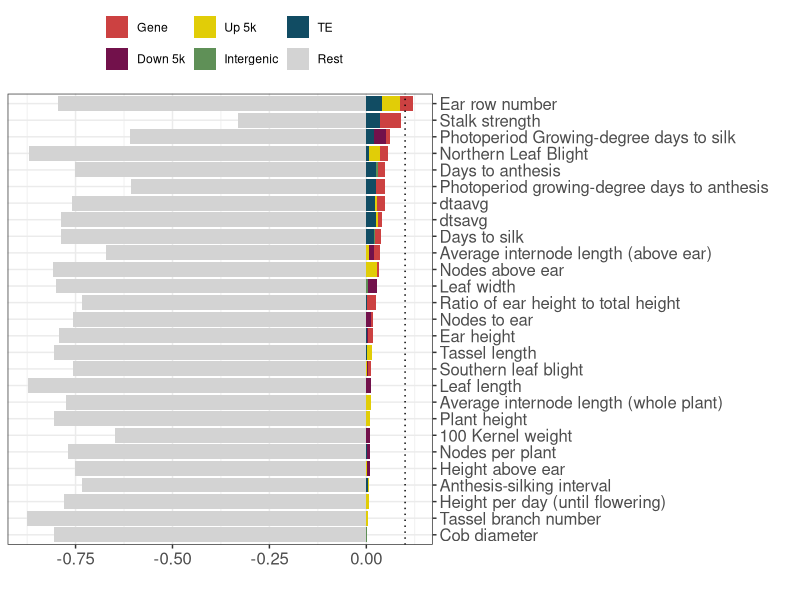
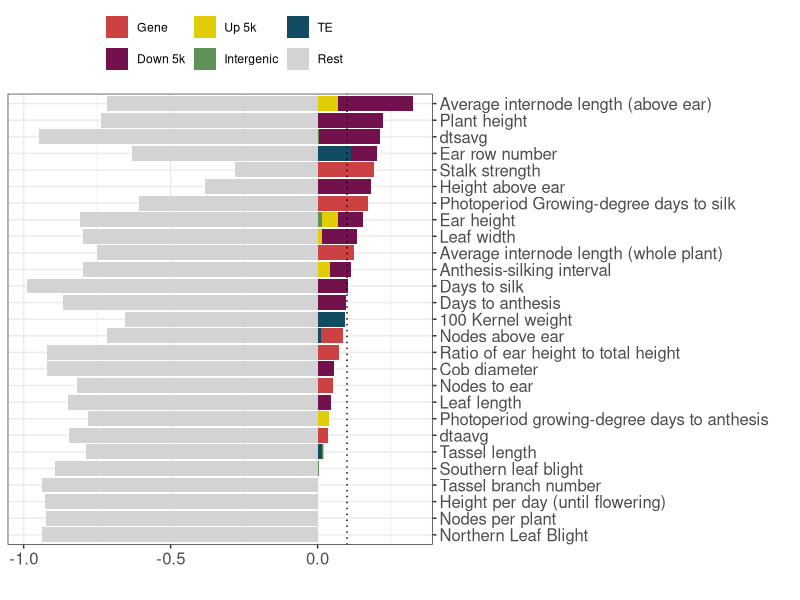
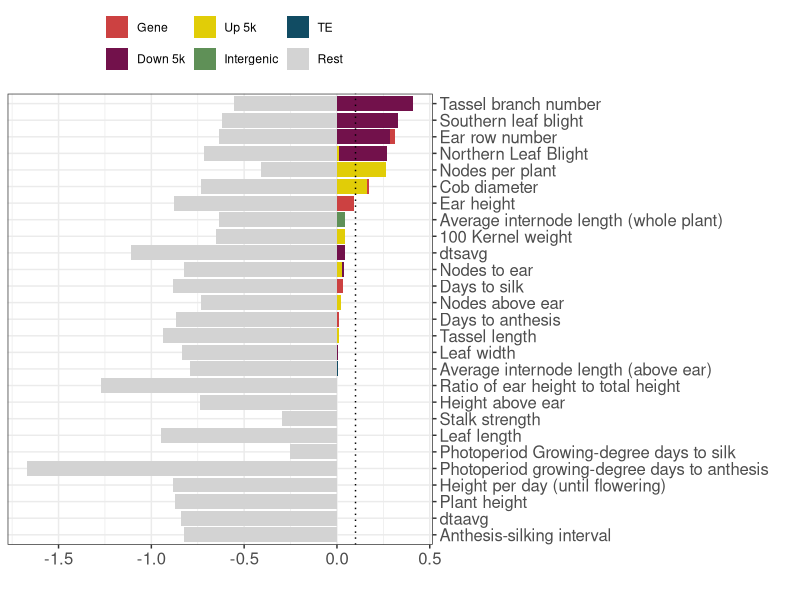

Write R code to recreate these figures, in order. (Note: this script raises an error after producing the figures.)
## ---- chunk 1
knitr::opts_chunk$set(echo = TRUE) 
knitr::opts_knit$set(root.dir=normalizePath('../../')) 
#library(tidyverse)
## ---- chunk 2

library("dplyr")
library("tidyr")
library("ggplot2")


mybarplot <- function(df){
  cg1 <- df
  cg1$trait <- as.character(cg1$trait)
  cg1$pretty_name <- as.character(cg1$pretty_name)
  cg1[is.na(cg1$pretty_name), ]$pretty_name <- cg1[is.na(cg1$pretty_name), ]$trait
  subcg1 <- cg1[, c("pretty_name", "h2", "Her_K6", "Her_K1", "Her_K2", "Her_K3", "Her_K4", "Her_K5")]
  subcg1 <- subcg1[order(subcg1$h2, decreasing = F),]
  subcg1$Her_K6 <- -abs(subcg1$Her_K6)
  subcg1$od <- 1:nrow(subcg1)

  subcg1$pretty_name <- factor(subcg1$pretty_name,  levels=subcg1$pretty_name)
  df <- gather(data=subcg1, key=k, value="var", 3:8)
  
  p <- ggplot(df, aes(x=pretty_name, y=var, fill=k), position = position_stack(reverse = TRUE)) +
    geom_bar(stat="identity") +
    coord_flip() +
    theme_bw() +
    xlab("") +
    ylab("") +
    geom_hline(yintercept=0.1, linetype="dotted") +
    scale_x_discrete(position = "top") +
    geom_vline(xintercept=0.1, linetype="dotted") +
    # https://www.color-hex.com/color-palette/73961
    scale_fill_manual(values=c("#cc4141", "#72114b", "#e1cd07", "#5f9057", "#114c63", "#d3d3d3"),
                      name=c(""),
                      labels=c("Gene", "Down 5k", "Up 5k", "Intergenic", "TE", "Rest")) +
    #scale_fill_discrete(name="", labels=c("Exon", "Intron")) +
    theme(legend.position="top", axis.text=element_text(size=12), axis.title=element_text(size=15) )
  #########
  return(p)
}



cg1 <- read.csv("cache/h2_CG_teosinte_maize.csv")

pdf("graphs/barplot_CG_teosinte_maize.pdf", width = 8, height=8)
mybarplot(df=cg1)
dev.off()  

cg2 <- read.csv("cache/h2_CG_teosinte_landrace.csv")
pdf("graphs/barplot_CG_teosinte_landrace.pdf", width = 8, height=8)
mybarplot(df=cg2)
dev.off()  

cg3 <- read.csv("cache/h2_CG_landrace_maize.csv")
pdf("graphs/barplot_CG_landrace_maize.pdf", width = 8, height=8)
mybarplot(df=cg3)
dev.off()  

## ---- chunk 3
cg1 <- read.csv("cache/h2_CG_teosinte_maize.csv")
s1 <- read.csv("cache/h2_CG_teosinte_maize_sample.csv")


obs <- subset(cg1, h2 > 0.05)


pdf("graphs/var_explained.pdf", width=8, height=8)
for(i in 1:16){
  plot_beans(obs, bg=s1, mytrait=as.character(obs$trait)[i])
}
dev.off()

